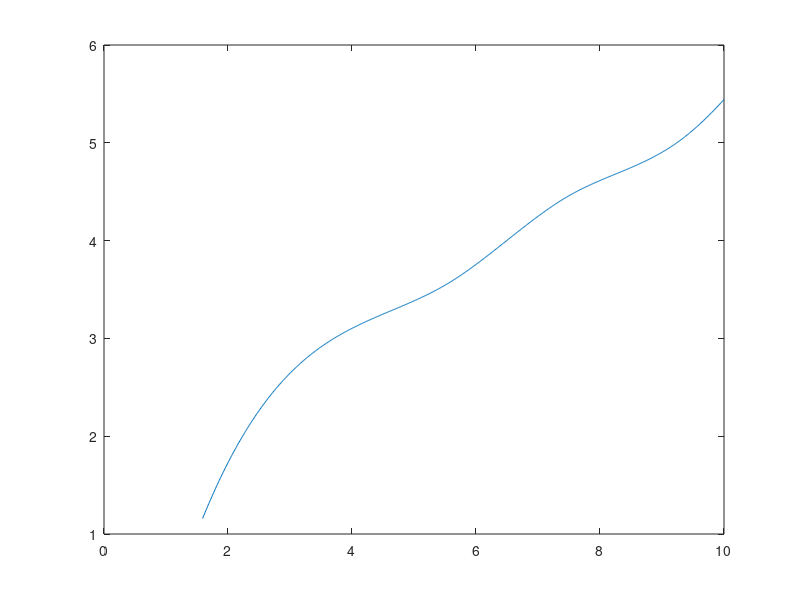

Write the MATLAB code that produced this figure.
l=1;
for i=1: 1 :10
    y(l)=i+rand;
      x(l)=i*2-rand;
        l=l+1;
end
%plot(y,'*');

   %x=[1 2 3 4 5 6 7 8 9 10];
%y=[1.2012e-03   2.3046e-03   2.8067e-03   3.0078e-03   5.7281e-03   5.2235e-03   6.7391e-03   7.1429e-03   6.3348e-03   1.0698e-02];

s=x;
n=y;
  %x=[x(1) x(2) x(3) x(4) x(5) x(6) x(7) x(8) x(9) x(10)];
   %y=[y(1) y(2) y(3) y(4) y(5) y(6) y(7) y(8) y(9) y(10)];

xi=1:0.01:10; % hya nafsha x bas b step -- matnsee4 n da 7aykoon l i beta3na (y) l2no sabt
yi=interp1(s,n,xi,'spline');
plot(xi,yi)

